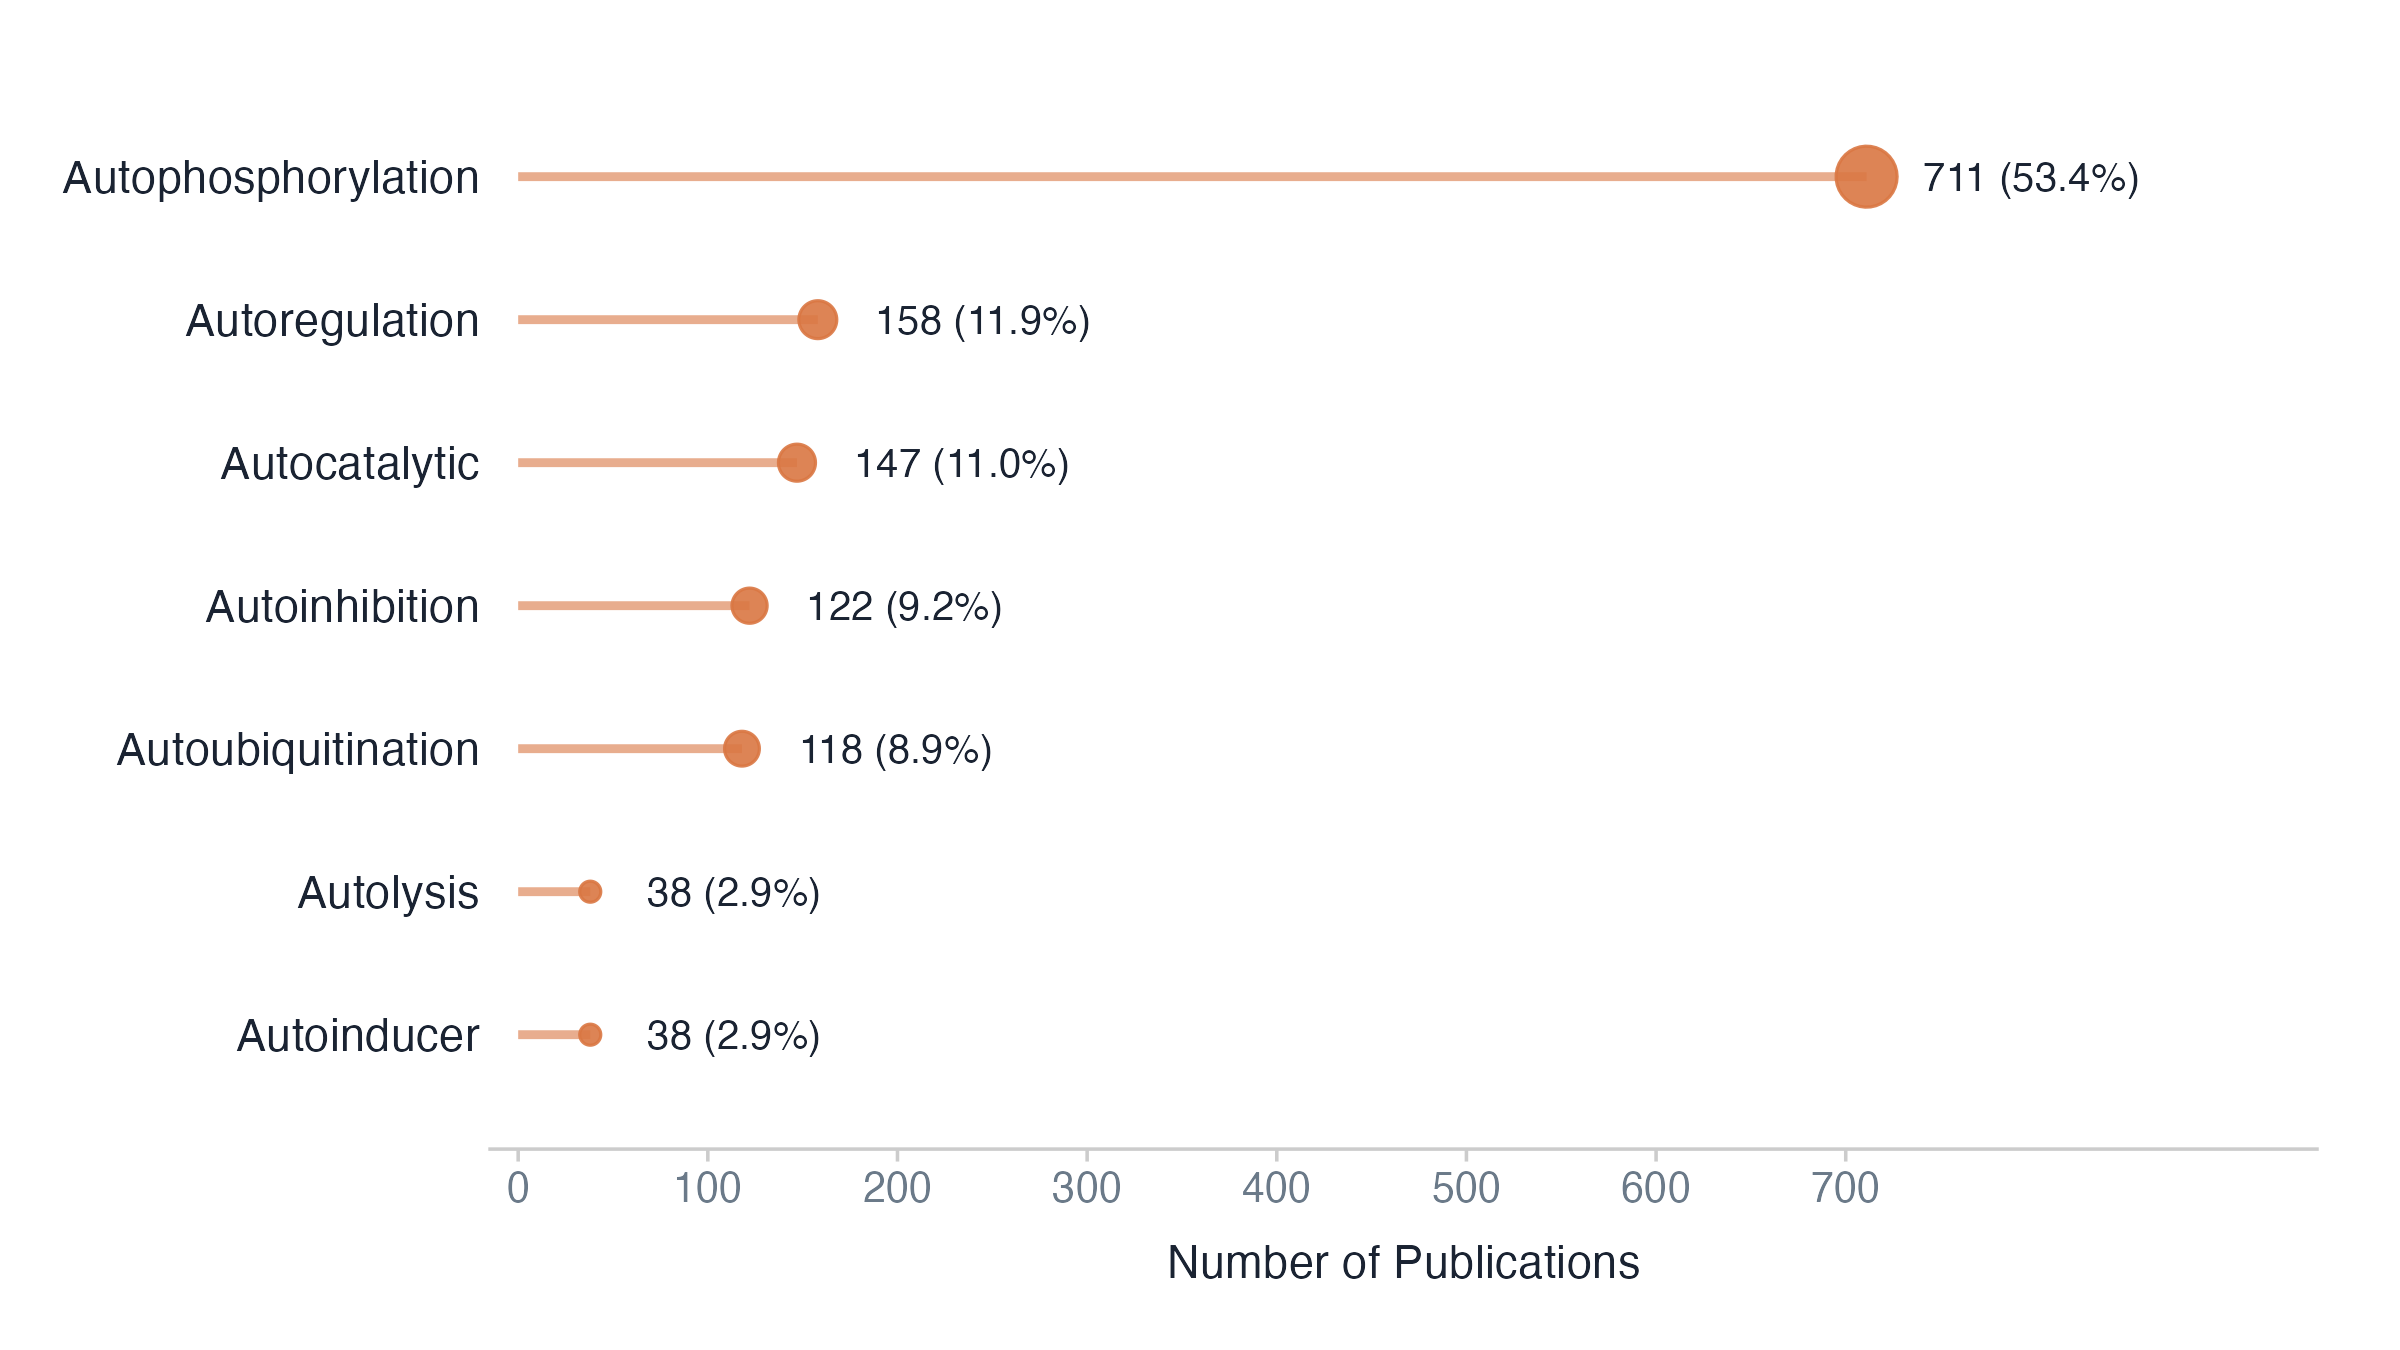

Generate this figure with R:
# =============================================================================
# Figure: Table 1 — Final distribution of autoregulatory mechanisms
# Description: Lollipop chart — stem length encodes count (n), dot size
#              encodes percentage (%), label shows both. Publication quality.
# Output: figures/figure_table1.png (300 dpi)
# =============================================================================

library(ggplot2)
library(dplyr)

# --- Data --------------------------------------------------------------------
table1 <- data.frame(
  Mechanism = c(
    "Autophosphorylation", "Autoregulation", "Autocatalytic",
    "Autoinhibition", "Autoubiquitination", "Autolysis", "Autoinducer"
  ),
  n   = c(711, 158, 147, 122, 118, 38, 38),
  pct = c(53.4, 11.9, 11.0, 9.2, 8.9, 2.9, 2.9)
)

# Sort ascending by n, then alphabetically for ties (bottom = least frequent)
table1 <- table1 %>%
  arrange(n, Mechanism) %>%
  mutate(
    Mechanism = factor(Mechanism, levels = Mechanism),
    label     = paste0(n, " (", sprintf("%.1f", pct), "%)")
  )

# --- Colour palette ----------------------------------------------------------
col_accent <- "#d97742"  # orange — stems and dots
col_ink    <- "#1a2332"  # navy   — text
col_muted  <- "#6b7a89"  # grey   — axis text
col_bg     <- "#ffffff"  # white  — background

# --- Plot --------------------------------------------------------------------
p <- ggplot(table1, aes(x = n, y = Mechanism)) +

  # Stem — thin, slightly transparent
  geom_segment(
    aes(x = 0, xend = n, y = Mechanism, yend = Mechanism),
    colour = col_accent, linewidth = 1.0, alpha = 0.60
  ) +

  # Dot — size proportional to percentage
  geom_point(
    aes(size = pct),
    colour = col_accent, alpha = 0.90
  ) +

  # Label to the right: fixed x offset for consistent spacing across dot sizes
  geom_text(
    aes(x = n + 30, label = label),
    hjust = 0, size = 3.4, colour = col_ink
  ) +

  # Size scale for dot (percentage)
  scale_size_continuous(
    name   = "Percentage (%)",
    range  = c(2, 6.5),
    breaks = c(2.9, 9.2, 53.4),
    labels = c("2.9%", "9.2%", "53.4%")
  ) +

  # Axis — no title on y, x is count
  labs(x = "Number of Publications", y = NULL) +

  # Expand right for labels, no left padding past 0
  scale_x_continuous(
    expand = expansion(mult = c(0.02, 0.28)),
    breaks = seq(0, 700, 100)
  ) +

  # Increase vertical spacing between categories
  scale_y_discrete(expand = expansion(add = c(0.8, 0.8))) +

  # Clean manuscript theme — white background, no gridlines
  theme_classic(base_size = 12) +
  theme(
    axis.title.x = element_text(
      colour = col_ink, size = 11, margin = margin(t = 8)
    ),
    axis.text.y  = element_text(colour = col_ink,  size = 11),
    axis.text.x  = element_text(colour = col_muted, size = 10),
    axis.line.y  = element_blank(),
    axis.ticks.y = element_blank(),
    axis.line.x  = element_line(colour = "#cccccc", linewidth = 0.4),
    axis.ticks.x = element_line(colour = "#cccccc", linewidth = 0.4),
    panel.background = element_rect(fill = col_bg, colour = NA),
    plot.background  = element_rect(fill = col_bg, colour = NA),
    legend.position  = "none",
    legend.title     = element_text(
      colour = col_ink, size = 9, face = "bold"
    ),
    legend.text      = element_text(colour = col_muted, size = 9),
    legend.key       = element_rect(fill = NA, colour = NA),
    plot.margin      = margin(15, 20, 15, 15)
  )

# --- Save --------------------------------------------------------------------
output_path <- "figures/figure_table1.png"

ggsave(
  filename = output_path,
  plot     = p,
  width    = 8,
  height   = 4.5,
  dpi      = 300,
  bg       = col_bg
)

message("Saved: ", output_path)